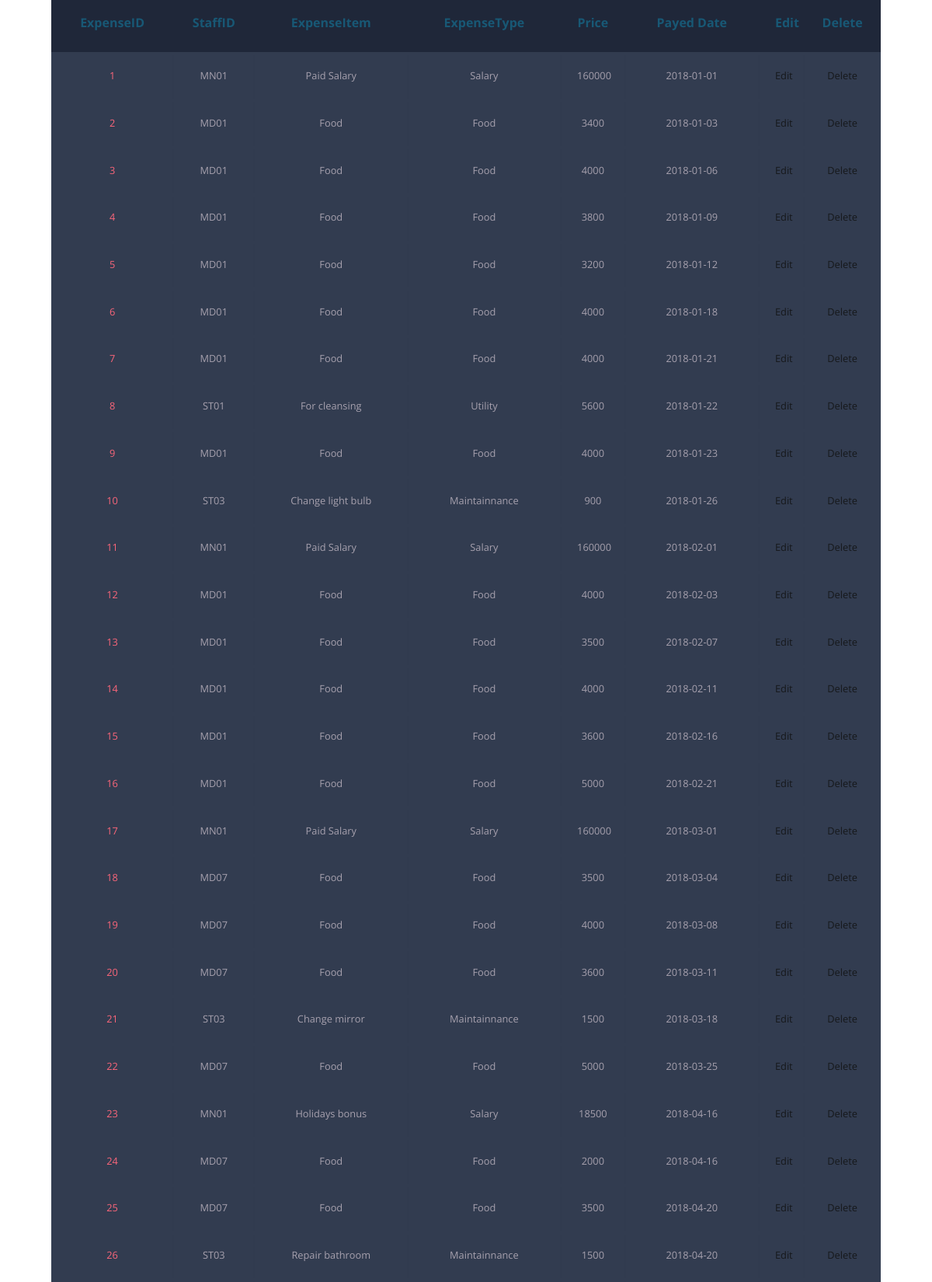
Page /edit.php (upper part) on the committed database.
### tables this page shows
CREATE TABLE `expense_item` (
  `ExpenseID` int(6) NOT NULL,
  `ExpenseItem` varchar(32) NOT NULL,
  `ExpenseType` varchar(16) NOT NULL,
  `Price` float NOT NULL
);

CREATE TABLE `expense_account` (
  `ExpenseID` int(6) NOT NULL,
  `PayedDate` date NOT NULL,
  `StaffID` varchar(8) NOT NULL
);

### edit.php (the view, shortened to what this page needs)
<html>
<head>
    <link rel="stylesheet" href="main.css">
    <link href="//maxcdn.bootstrapcdn.com/bootstrap/4.1.1/css/bootstrap.min.css" rel="stylesheet" id="bootstrap-css">
    <link rel='stylesheet' href='https://use.fontawesome.com/releases/v5.7.0/css/all.css'>
    <link rel="stylesheet" href="nav.css">
</head>
    <?php
    $con=mysqli_connect("127.0.0.1","root","","hotel_db");
?>
<body>
<link rel="stylesheet" href="main.css">
<table class="container">
	    <thead>
        <tr>
            <th><h1>ExpenseID</h1></th>
			<th><h1>StaffID</h1></th>
			<th><h1>ExpenseItem</h1></th>
            <th><h1>ExpenseType</h1></th>
            <th><h1>Price</h1></th>
            <th><h1>Payed Date</h1></th>
            <th><h1>Edit</h1></th>
            <th><h1>Delete</h1></th>
</tr>
</thead>
<?php
        $sql="SELECT StaffID,a.ExpenseID,PayedDate,ExpenseItem,ExpenseType,Price
        FROM expense_account a, expense_item i
        WHERE a.ExpenseID=i.ExpenseID";
        $query=mysqli_query($con,$sql);
        while($data=mysqli_fetch_array($query))
        {
?>
            <tbody>
            <tr>
                <td> <?php echo $data["ExpenseID"];?> </td>
                <td> <?php echo $data["StaffID"];?> </td>
                <td> <?php echo $data["ExpenseItem"];?> </td></td>
                <td> <?php echo $data["ExpenseType"];?> </td>
                <td> <?php echo $data["Price"];?> </td>
                <td> <?php echo $data["PayedDate"];?> </td>
                <td><a href="recordedit.php?ExpID=<?php echo $data["ExpenseID"];?>"> Edit </a></td>
                <td><a href="deleterecord.php?ExpID=<?php echo $data["ExpenseID"];?>"> Delete </a></td>
            </tr>
            </tbody>
<?php
}
?>
</table>
<br><br>
</body>
</html>

### main.css (style rules this page uses)
body { font-family: 'Open Sans', sans-serif; font-weight: 300; line-height: 1.42em; color: #A7A1AE; background-color: #ffffff; }
h1 { font-size: 3em; font-weight: 300; line-height: 1em; text-align: center; color: #4DC3FA; }
.container th h1 { font-weight: bold; font-size: 1em; text-align: center; color: #185875; }
.container td { font-weight: normal; font-size: 0.8em; -webkit-box-shadow: 0 2px 2px -2px #0E1119; -moz-box-shadow: 0 2px 2px -2px #0E1119; box-shadow: 0 2px 2px -2px #0E1119; }
.container { text-align: center; overflow: hidden; width: 89%; margin: 0 auto; display: table; padding: 0 0 4em 0; }
.container td, .container th { padding-bottom: 2%; padding-top: 2%; padding-left: 2%; padding-right: 2%; }
.container tr:nth-child(odd) { background-color: #323C50; }
.container th { background-color: #1F2739; }
.container td:first-child { color: #FB667A; }

### style/nav.css (style rules this page uses)
a:link, a:visited, a:hover, a:active { color: #16181b; text-decoration-line: #16181b; }

### rows in the picture
expense_item: ExpenseID.ExpenseID "1", ExpenseID.StaffID "MN01", ExpenseItem "Paid Salary", ExpenseType "Salary", Price "160000", ExpenseID.PayedDate "2018-01-01"
expense_item: ExpenseID.ExpenseID "2", ExpenseID.StaffID "MD01", ExpenseItem "Food", ExpenseType "Food", Price "3400", ExpenseID.PayedDate "2018-01-03"
expense_item: ExpenseID.ExpenseID "3", ExpenseID.StaffID "MD01", ExpenseItem "Food", ExpenseType "Food", Price "4000", ExpenseID.PayedDate "2018-01-06"
expense_item: ExpenseID.ExpenseID "4", ExpenseID.StaffID "MD01", ExpenseItem "Food", ExpenseType "Food", Price "3800", ExpenseID.PayedDate "2018-01-09"
expense_item: ExpenseID.ExpenseID "5", ExpenseID.StaffID "MD01", ExpenseItem "Food", ExpenseType "Food", Price "3200", ExpenseID.PayedDate "2018-01-12"
expense_item: ExpenseID.ExpenseID "6", ExpenseID.StaffID "MD01", ExpenseItem "Food", ExpenseType "Food", Price "4000", ExpenseID.PayedDate "2018-01-18"
expense_item: ExpenseID.ExpenseID "7", ExpenseID.StaffID "MD01", ExpenseItem "Food", ExpenseType "Food", Price "4000", ExpenseID.PayedDate "2018-01-21"
expense_item: ExpenseID.ExpenseID "8", ExpenseID.StaffID "ST01", ExpenseItem "For cleansing", ExpenseType "Utility", Price "5600", ExpenseID.PayedDate "2018-01-22"
expense_item: ExpenseID.ExpenseID "9", ExpenseID.StaffID "MD01", ExpenseItem "Food", ExpenseType "Food", Price "4000", ExpenseID.PayedDate "2018-01-23"
expense_item: ExpenseID.ExpenseID "10", ExpenseID.StaffID "ST03", ExpenseItem "Change light bulb", ExpenseType "Maintainnance", Price "900", ExpenseID.PayedDate "2018-01-26"
expense_item: ExpenseID.ExpenseID "11", ExpenseID.StaffID "MN01", ExpenseItem "Paid Salary", ExpenseType "Salary", Price "160000", ExpenseID.PayedDate "2018-02-01"
expense_item: ExpenseID.ExpenseID "12", ExpenseID.StaffID "MD01", ExpenseItem "Food", ExpenseType "Food", Price "4000", ExpenseID.PayedDate "2018-02-03"
expense_item: ExpenseID.ExpenseID "13", ExpenseID.StaffID "MD01", ExpenseItem "Food", ExpenseType "Food", Price "3500", ExpenseID.PayedDate "2018-02-07"
expense_item: ExpenseID.ExpenseID "14", ExpenseID.StaffID "MD01", ExpenseItem "Food", ExpenseType "Food", Price "4000", ExpenseID.PayedDate "2018-02-11"
expense_item: ExpenseID.ExpenseID "15", ExpenseID.StaffID "MD01", ExpenseItem "Food", ExpenseType "Food", Price "3600", ExpenseID.PayedDate "2018-02-16"
expense_item: ExpenseID.ExpenseID "16", ExpenseID.StaffID "MD01", ExpenseItem "Food", ExpenseType "Food", Price "5000", ExpenseID.PayedDate "2018-02-21"
expense_item: ExpenseID.ExpenseID "17", ExpenseID.StaffID "MN01", ExpenseItem "Paid Salary", ExpenseType "Salary", Price "160000", ExpenseID.PayedDate "2018-03-01"
expense_item: ExpenseID.ExpenseID "18", ExpenseID.StaffID "MD07", ExpenseItem "Food", ExpenseType "Food", Price "3500", ExpenseID.PayedDate "2018-03-04"
expense_item: ExpenseID.ExpenseID "19", ExpenseID.StaffID "MD07", ExpenseItem "Food", ExpenseType "Food", Price "4000", ExpenseID.PayedDate "2018-03-08"
expense_item: ExpenseID.ExpenseID "20", ExpenseID.StaffID "MD07", ExpenseItem "Food", ExpenseType "Food", Price "3600", ExpenseID.PayedDate "2018-03-11"
expense_item: ExpenseID.ExpenseID "21", ExpenseID.StaffID "ST03", ExpenseItem "Change mirror", ExpenseType "Maintainnance", Price "1500", ExpenseID.PayedDate "2018-03-18"
expense_item: ExpenseID.ExpenseID "22", ExpenseID.StaffID "MD07", ExpenseItem "Food", ExpenseType "Food", Price "5000", ExpenseID.PayedDate "2018-03-25"
expense_item: ExpenseID.ExpenseID "23", ExpenseID.StaffID "MN01", ExpenseItem "Holidays bonus", ExpenseType "Salary", Price "18500", ExpenseID.PayedDate "2018-04-16"
expense_item: ExpenseID.ExpenseID "24", ExpenseID.StaffID "MD07", ExpenseItem "Food", ExpenseType "Food", Price "2000", ExpenseID.PayedDate "2018-04-16"
expense_item: ExpenseID.ExpenseID "25", ExpenseID.StaffID "MD07", ExpenseItem "Food", ExpenseType "Food", Price "3500", ExpenseID.PayedDate "2018-04-20"
expense_item: ExpenseID.ExpenseID "26", ExpenseID.StaffID "ST03", ExpenseItem "Repair bathroom", ExpenseType "Maintainnance", Price "1500", ExpenseID.PayedDate "2018-04-20"
